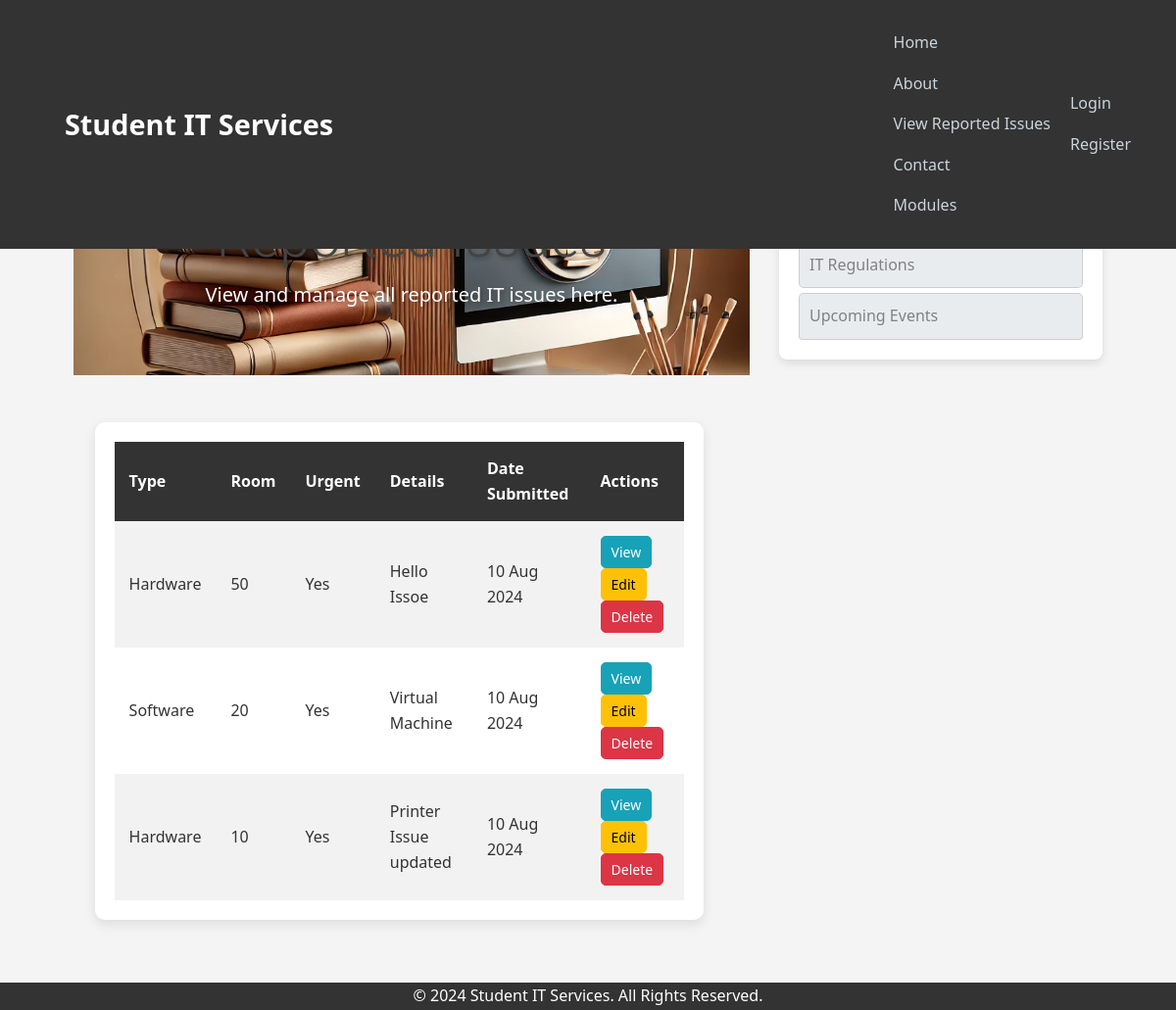
The app's page /issues/, older data.
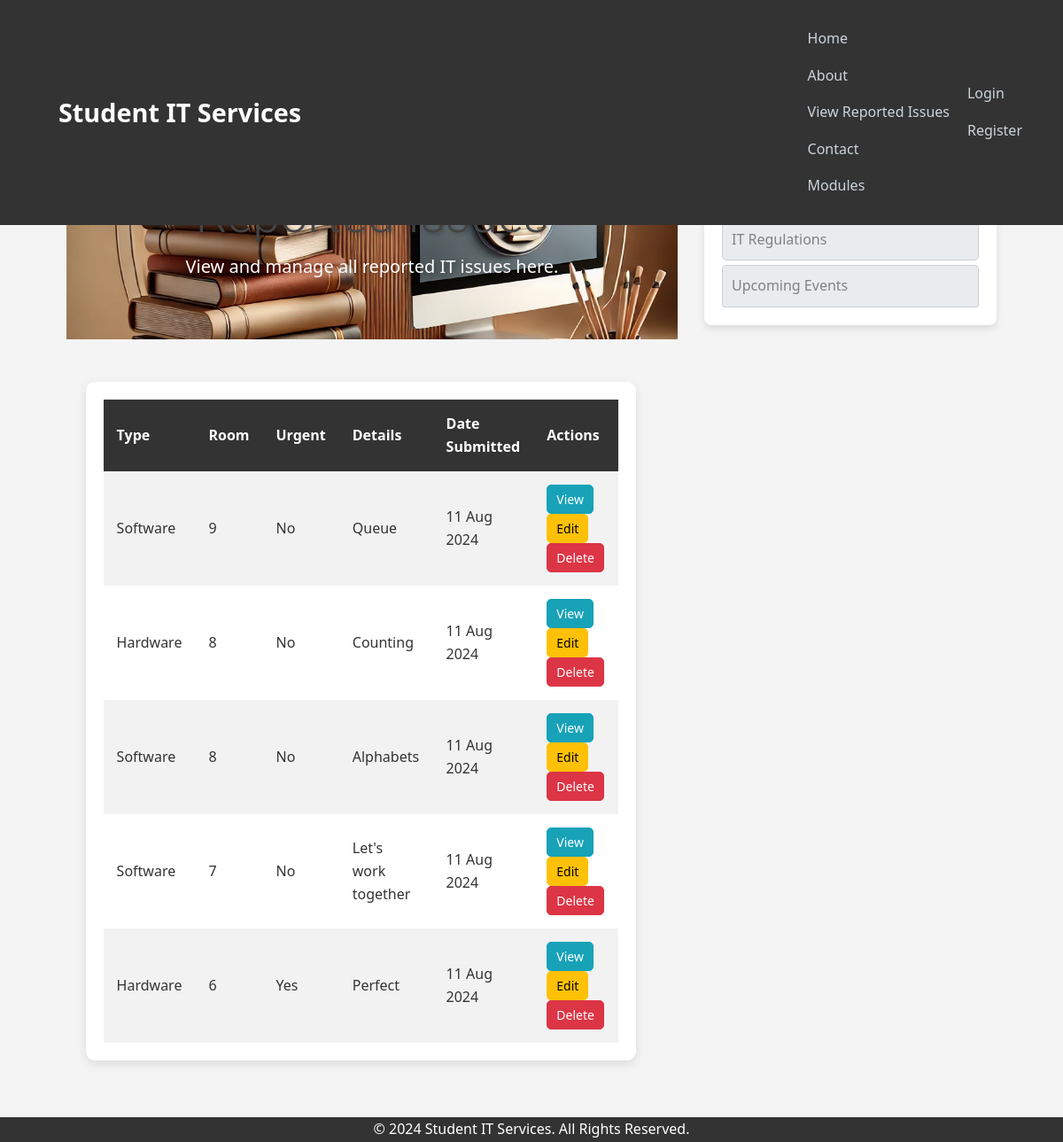
The same page, newer data.
### lmsreporting/models.py (models this page shows)
class Issue(models.Model):
    type = models.CharField(max_length=100, choices=[('Hardware', 'Hardware'), ('Software', 'Software')])
    room = models.CharField(max_length=100)
    urgent = models.BooleanField(default=False)
    details = models.TextField()
    date_submitted = models.DateTimeField(default=timezone.now)
    description = models.TextField()
    author = models.ForeignKey(User, related_name='issues', on_delete=models.CASCADE)

### lmsreporting/views.py (the view)
# urls.py: path('issues/', PostListView.as_view(), name='report'),
class PostListView(ListView):
    model = Issue
    ordering = ['-date_submitted']
    template_name = 'lmsreporting/report.html'
    context_object_name = 'issues'
    paginate_by = 5  # Optional pagination

### lmsreporting/templates/lmsreporting/report.html (shortened to what this page needs)
{% extends "lmsreporting/base.html" %}
{% load static %}
{% block content %}
<div class="report-section text-center">
    <div class="container">
        <h1 class="display-4">Reported Issues</h1>
        <p class="lead">View and manage all reported IT issues here.</p>
    </div>
</div>
<div class="container mt-5 report-table-section">
    <div class="row">
        <div class="col-md-12">
            <table class="report-table">
                <thead>
                    <tr>
                        <th scope="col">Type</th>
                        <th scope="col">Room</th>
                        <th scope="col">Urgent</th>
                        <th scope="col">Details</th>
                        <th scope="col">Date Submitted</th>
                        <th scope="col">Actions</th>
                    </tr>
                </thead>
                <tbody>
                    {% for issue in issues %}
                    <tr>
                        <td>{{ issue.type }}</td>
                        <td>{{ issue.room }}</td>
                        <td>{% if issue.urgent %}Yes{% else %}No{% endif %}</td>
                        <td>{{ issue.details|truncatewords:15 }}</td>
                        <td>{{ issue.date_submitted|date:"d M Y" }}</td>
                        <td>
                            <a href="{% url 'lmsreporting:issue-detail' issue.pk %}" class="btn btn-info btn-sm">View</a>
                            <a href="{% url 'lmsreporting:issue-update' issue.pk %}" class="btn btn-warning btn-sm">Edit</a>
                            <a href="{% url 'lmsreporting:issue-delete' issue.pk %}" class="btn btn-danger btn-sm">Delete</a>
                        </td>
                    </tr>
                    {% empty %}
                    <tr>
                        <td colspan="6" class="text-center">No issues reported yet.</td>
                    </tr>
                    {% endfor %}
                </tbody>
            </table>
        </div>
    </div>
</div>
{% endblock %}

Row changes from the older to the newer data that the page shows:
no longer on this page (row unchanged): Issue: type "Hardware", room "50", urgent "Yes", details "Hello Issoe", date_submitted "10 Aug 2024"
no longer on this page (row unchanged): Issue: type "Software", room "20", urgent "Yes", details "Virtual Machine", date_submitted "10 Aug 2024"
no longer on this page (row unchanged): Issue: type "Hardware", room "10", urgent "Yes", details "Printer Issue updated", date_submitted "10 Aug 2024"
added Issue: type "Software", room "9", urgent "No", details "Queue", date_submitted "11 Aug 2024"
added Issue: type "Hardware", room "8", urgent "No", details "Counting", date_submitted "11 Aug 2024"
added Issue: type "Software", room "8", urgent "No", details "Alphabets", date_submitted "11 Aug 2024"
added Issue: type "Software", room "7", urgent "No", details "Let's work together", date_submitted "11 Aug 2024"
added Issue: type "Hardware", room "6", urgent "Yes", details "Perfect", date_submitted "11 Aug 2024"
